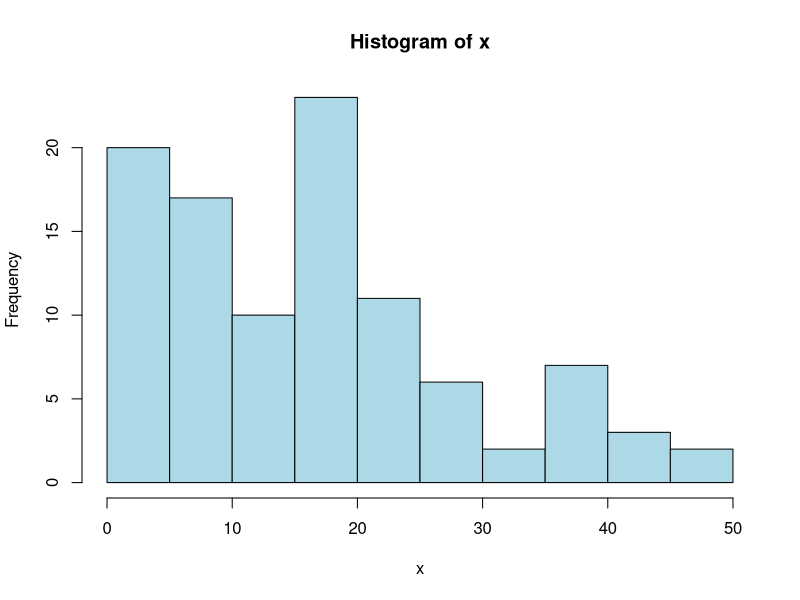
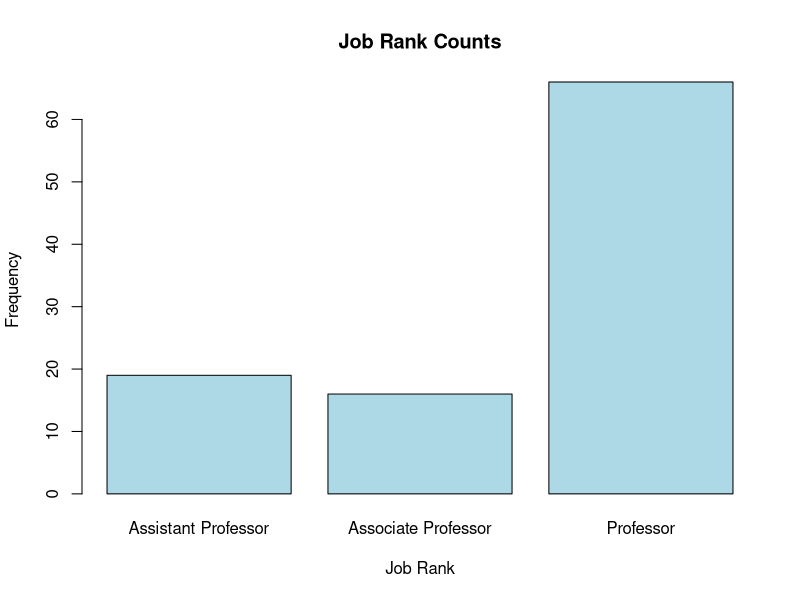
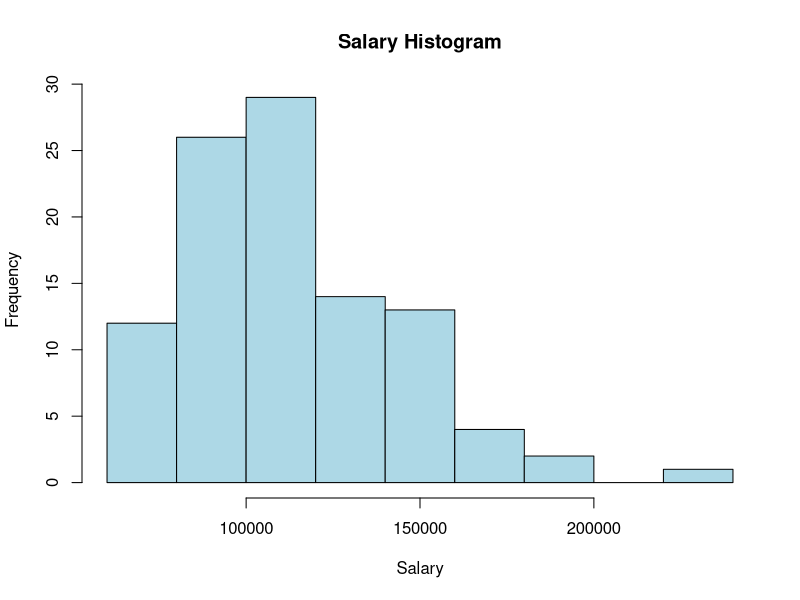
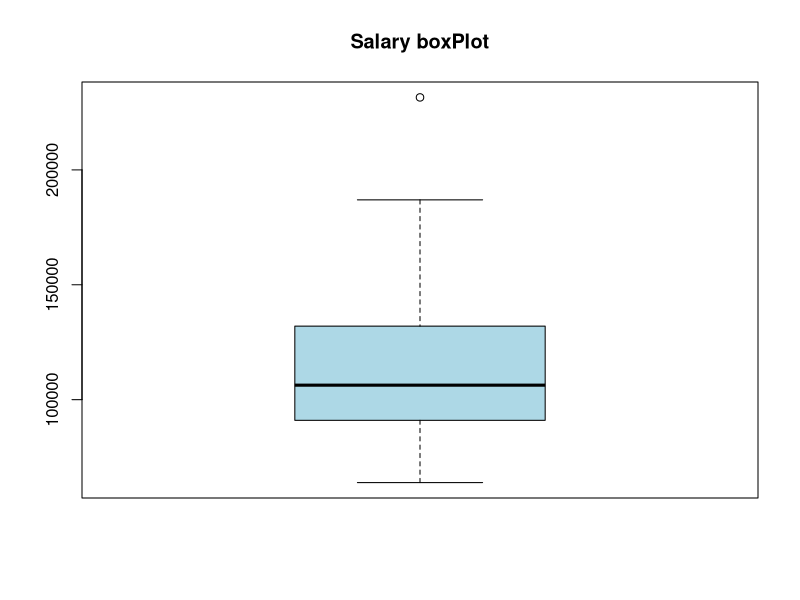
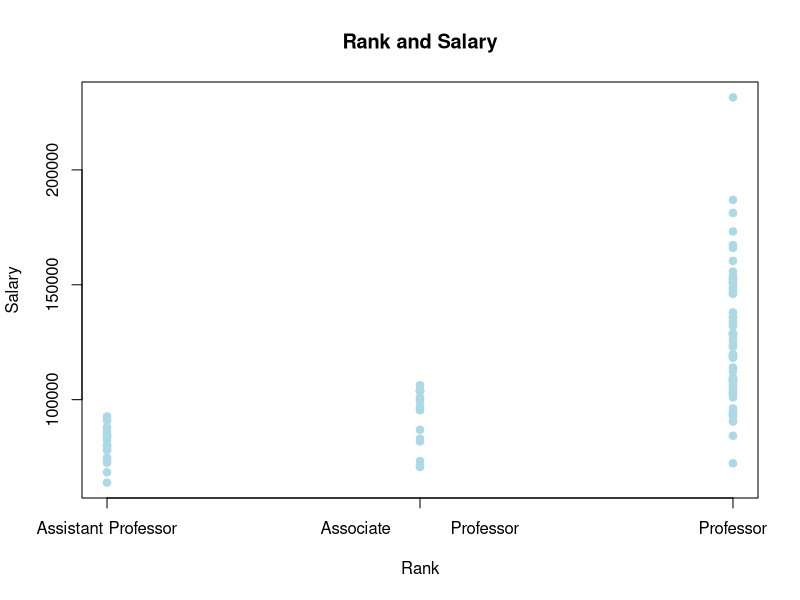

These charts were generated, in order, by the following R code:
## ---- chunk 1
my.id <- 20 + 81 
set.seed(my.id)
my.id
#install.packages("carData")
data <- carData::Salaries
head(data,10)
## ---- chunk 2
x <- sample(data$yrs.service, my.id, replace = F)
mean(x)
median(x)
sd(x)
var(x)
range <- max(x)-min(x)
range
summary(x)
## ---- chunk 3
#install.packages("e1071")
e1071::skewness(x,type = 3)
e1071::kurtosis(x,type = 3)
hist(x,col="lightblue")
## ---- chunk 4
my.id <- 20 + 81 
set.seed(my.id)
sampled_data <- data[sample(nrow(data), my.id, replace = F), ]
x <- sampled_data$rank
barplot(table(x),
        col = "lightblue",
        names.arg = c("Assistant Professor", "Associate Professor", "Professor"),
        main = "Job Rank Counts",  
        xlab = "Job Rank",             
        ylab = "Frequency")           
y <-  sampled_data$salary
hist(y, 
     col = "lightblue", 
     main = "Salary Histogram", 
     xlab = "Salary",     
     ylab = "Frequency")   
boxplot(y,
        col = "lightblue",
        main = "Salary boxPlot")
x_copy <- as.numeric(x)
plot(x_copy, y, 
     xlab = "Rank", 
     ylab = "Salary", 
     main = "Rank and Salary",
     pch = 19,   
     col = "lightblue",
     xaxt = 'n') 
     axis(1, at = 1:3, labels = c("Assistant Professor", "Associate            Professor", "Professor"))
## ---- chunk 5
my.id <- 20 + 81 
set.seed(my.id)
x <- round(rnorm(100,50,10),0)
x_6 <- x[x %% 6 == 0]
print(x_6)
## ---- chunk 6
f <- function(x){
  n <- length(x)
  return(n/sum(1/x))
}
f(data$salary)
## ---- chunk 7
f1 <- function(x) {
  1 + x^2
}
#install.packages("pracma")
pracma::integral(f1,1/2,3, reltol = 1e-10)
f2 <- function(x, y) {
  x + y^2 - 1
}
pracma::integral2(f2, 3, 5, 0, 1, reltol = 1e-10)
## ---- chunk 8
A <- matrix(c(1, 2, 4, 6, 1, 3, 9, 5, 3), nrow = 3, byrow = TRUE)
det(A)
if (det(A)!= 0) {
  solve(A)
} else {
  print("Matrix is singular")
}
diag(A) = c(0,0,0)
print(A)
